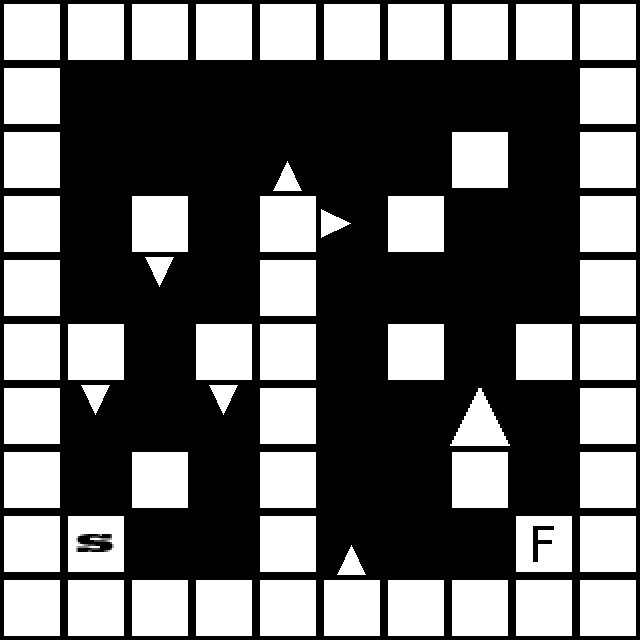

Tiled map render using the project's own tile images. Description and the map definition, with tile-layer contents summarised, below:
An orthogonal 10x10 tile map with 64x64 px tiles, 1 tile layer (Blocks).

<map version="1.0" orientation="orthogonal" width="10" height="10" tilewidth="64" tileheight="64">
 <properties>
  <property name="DoubleJump" value="0" />
  <property name="GameMode" value="Race" />
  <property name="Gravity" value="9" />
 </properties>
 <tileset firstgid="1" name="Sheet" tilewidth="64" tileheight="64">
  <image source="../../../TextureSheets/Sheet.png" width="256" height="256" />
 </tileset>
 <objectgroup name="Objects" width="10" height="10" />
 <layer name="Blocks" width="10" height="10">
  <data>[100 cells, 60 non-empty, 7 distinct tile ids]</data>
 </layer>
</map>
